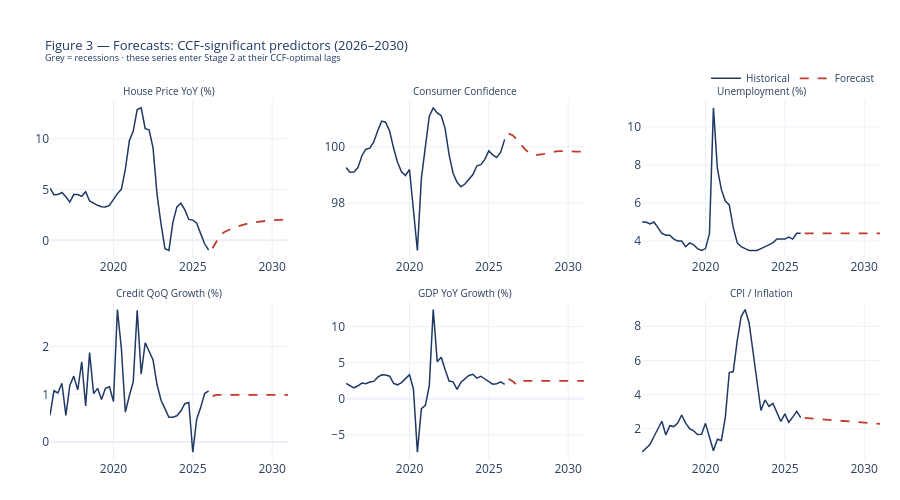

Notebook cell for this chart:
### Markdown cell above
**Note:** this section plots and checks the unlagged series (e.g. `us_unemployment`
itself), not the `_Lk` lagged columns Section 7 builds — so it's unaffected by
that section's `LAG_SPEC` issue. "Flagged" here means printed as `Yes` in the
summary table for manual review; there's no automated warning or pipeline halt.

### Code cell
SIG_VARS = {
    "us_house_price_yoy":     "House Price YoY (%)",
    "us_consumer_confidence": "Consumer Confidence",
    "us_unemployment":        "Unemployment (%)",
    "us_credit_qoq_growth":   "Credit QoQ Growth (%)",
    "us_gdp_yoy_growth":      "GDP YoY Growth (%)",
    "us_cpi":                 "CPI / Inflation",
}
fig = make_subplots(rows=2, cols=3, subplot_titles=list(SIG_VARS.values()),
                    vertical_spacing=0.12, horizontal_spacing=0.07)
for i, (var, label) in enumerate(SIG_VARS.items()):
    r, c = i // 3 + 1, i % 3 + 1
    h = df_hist[var].dropna() if var in df_hist.columns else pd.Series(dtype=float)
    fc = forecast_raw[var] if var in forecast_raw.columns else None
    if len(h):
        cutoff = h.index[-1] - pd.DateOffset(years=10)
        hp = h[h.index >= cutoff]
        for s, e, _ in RECESSIONS_US:
            if pd.Timestamp(s) >= cutoff:
                fig.add_vrect(x0=s, x1=e, fillcolor="lightgrey", opacity=0.3,
                              layer="below", line_width=0, row=r, col=c)
        fig.add_trace(go.Scatter(x=hp.index, y=hp.values, mode="lines",
            line=dict(color=NAVY, width=1.5), showlegend=(i == 0),
            name="Historical"), row=r, col=c)
    if fc is not None:
        fig.add_trace(go.Scatter(x=fc.index, y=fc.values, mode="lines",
            line=dict(color=RED, width=1.8, dash="dash"), showlegend=(i == 0),
            name="Forecast"), row=r, col=c)
fig.update_layout(
    title=dict(text="Figure 3 — Forecasts: CCF-significant predictors (2026–2030)"
               "<br><sup>Grey = recessions · these series enter Stage 2 at their "
               "CCF-optimal lags</sup>", font=dict(size=13, color=NAVY)),
    template=TEMPLATE, height=500,
    legend=dict(orientation="h", yanchor="bottom", y=1.02, xanchor="right", x=1,
                font=dict(size=10)),
    margin=dict(t=100, b=40, l=50, r=20))
fig.update_annotations(font_size=10)
fig.show()

# ── Summary table + flat-line detection ───────────────────────────────────────
print("\nForecast summary — significant predictors:")
print(f'  {"Variable":<26s} {"Hist last":>10s} {"FC mean":>10s} '
      f'{"FC min":>10s} {"FC max":>10s} {"Flat?":>6s}')
print("  " + "-" * 76)
for var in SIG_VARS:
    if var not in forecast_raw.columns: continue
    hl = df_hist[var].dropna().iloc[-1] if var in df_hist.columns else np.nan
    fc = forecast_raw[var].dropna()
    flat = "Yes" if fc.std() < 1e-3 else "no"
    print(f"  {var:<26s} {hl:>10.3f} {fc.mean():>10.3f} "
          f"{fc.min():>10.3f} {fc.max():>10.3f} {flat:>6s}")

print(f"\n  Deliverable : {OUT_REGRESSORS}")
print(f"  Artefacts   : _stationarity.csv · _summary.csv · "
      f"_forecast_matrix_stationary.csv")
print(f"                _model_specs.{{csv,tex}} · _coefficients.csv · _model_report.md")
print(f"                _forward_model_specs.{{csv,tex}} · _forward_coefficients.csv · "
      f"_forward_model_report.md")
